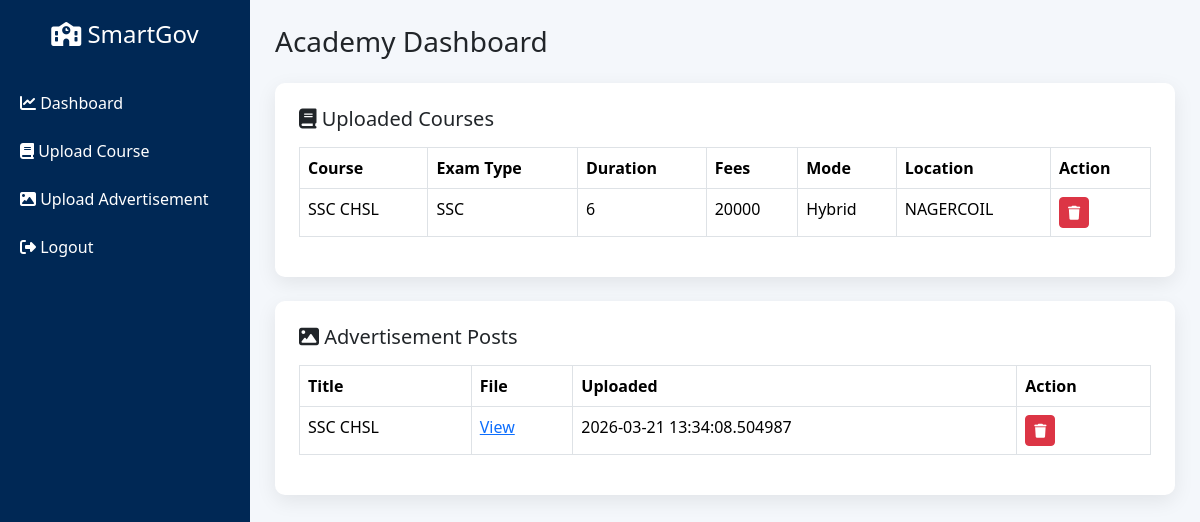
Page /academy/dashboard (signed in) on the committed database.
### app.py (models this page shows)
class AcademyCourse(db.Model):
    id = db.Column(db.Integer, primary_key=True)
    academy_id = db.Column(db.Integer)
    course_name = db.Column(db.String(200))
    exam_type = db.Column(db.String(100))   # SSC / UPSC / Banking
    duration = db.Column(db.String(50))
    fees = db.Column(db.String(50))
    mode = db.Column(db.String(50))   # Online / Offline
    description = db.Column(db.Text)
    location = db.Column(db.String(200))

class AcademyAd(db.Model):
    id = db.Column(db.Integer, primary_key=True)
    academy_id = db.Column(db.Integer)
    title = db.Column(db.String(200))
    file = db.Column(db.String(200))   # pdf / image
    uploaded_at = db.Column(db.DateTime, default=datetime.utcnow)

### app.py (the view)
@app.route("/academy/dashboard")
def academy_dashboard():
    if "academy_id" not in session:
        return redirect(url_for("academy_login"))
    academy_id = session["academy_id"]
    courses = AcademyCourse.query.filter_by(
        academy_id=academy_id
    ).all()
    ads = AcademyAd.query.filter_by(
        academy_id=academy_id
    ).all()
    return render_template(
        "academy_dashboard.html",
        courses=courses,
        ads=ads
    )

### templates/academy_dashboard.html (shortened to what this page needs)
<!DOCTYPE html>
<html lang="en">
<head>
<link href="https://cdn.jsdelivr.net/npm/bootstrap@5.3.2/dist/css/bootstrap.min.css" rel="stylesheet">
<link href="https://cdnjs.cloudflare.com/ajax/libs/font-awesome/6.5.0/css/all.min.css" rel="stylesheet">
</head>
<body>
<div class="sidebar">
<h4><i class="fa fa-school"></i> SmartGov</h4>
<a href="/academy/dashboard">
<i class="fa fa-chart-line"></i> Dashboard
</a>
<a href="/academy/upload_course">
<i class="fa fa-book"></i> Upload Course
</a>
<a href="/academy/upload_ad">
<i class="fa fa-image"></i> Upload Advertisement
</a>
<a href="/academy/logout">
<i class="fa fa-sign-out-alt"></i> Logout
</a>
</div>
<div class="main">
<h3 class="mb-4">Academy Dashboard</h3>
<div class="card card-box p-4 mb-4">
<h5 class="mb-3"><i class="fa fa-book"></i> Uploaded Courses</h5>
<table class="table table-bordered">
<thead>
<tr>
<th>Course</th>
<th>Exam Type</th>
<th>Duration</th>
<th>Fees</th>
<th>Mode</th>
<th>Location</th>
<th>Action</th>
</tr>
</thead>
<tbody>
{% for c in courses %}
<tr>
<td>{{c.course_name}}</td>
<td>{{c.exam_type}}</td>
<td>{{c.duration}}</td>
<td>{{c.fees}}</td>
<td>{{c.mode}}</td>
<td>{{c.location}}</td>
<td>
<a href="/academy/delete_course/{{c.id}}"
class="btn btn-danger btn-sm"
onclick="return confirm('Delete this course?')">
<i class="fa fa-trash"></i>
</a>
</td>
</tr>
{% endfor %}
</tbody>
</table>
</div>
<div class="card card-box p-4">
<h5 class="mb-3"><i class="fa fa-image"></i> Advertisement Posts</h5>
<table class="table table-bordered">
<thead>
<tr>
<th>Title</th>
<th>File</th>
<th>Uploaded</th>
<th>Action</th>
</tr>
</thead>
<tbody>
{% for ad in ads %}
<tr>
<td>{{ad.title}}</td>
<td>
<a href="{{ url_for('static', filename='ad_posts/' + ad.file) }}" target="_blank">
View
</a>
</td>
<td>{{ad.uploaded_at}}</td>
<td>
<a href="/academy/delete_ad/{{ad.id}}"
class="btn btn-danger btn-sm"
onclick="return confirm('Delete this advertisement?')">
<i class="fa fa-trash"></i>
</a>
</td>
</tr>
{% endfor %}
</tbody>
</table>
</div>
</div>
</body>
</html>

### templates/academy_dashboard.html (style rules this page uses)
body { background:#f4f7fb; font-family:'Segoe UI',sans-serif; }
.sidebar { height:100vh; background:#002855; color:white; position:fixed; width:250px; padding-top:20px; }
.sidebar h4 { text-align:center; margin-bottom:30px; }
.sidebar a { display:block; color:white; padding:12px 20px; text-decoration:none; transition:0.3s; }
.main { margin-left:250px; padding:25px; }
.card-box { border:none; border-radius:10px; box-shadow:0 6px 20px rgba(0,0,0,0.08); }

### rows in the picture
AcademyCourse: course_name "SSC CHSL", exam_type "SSC", duration "6", fees "20000", mode "Hybrid", location "NAGERCOIL"
AcademyAd: title "SSC CHSL", uploaded_at "2026-03-21 13:34:08.504987"
